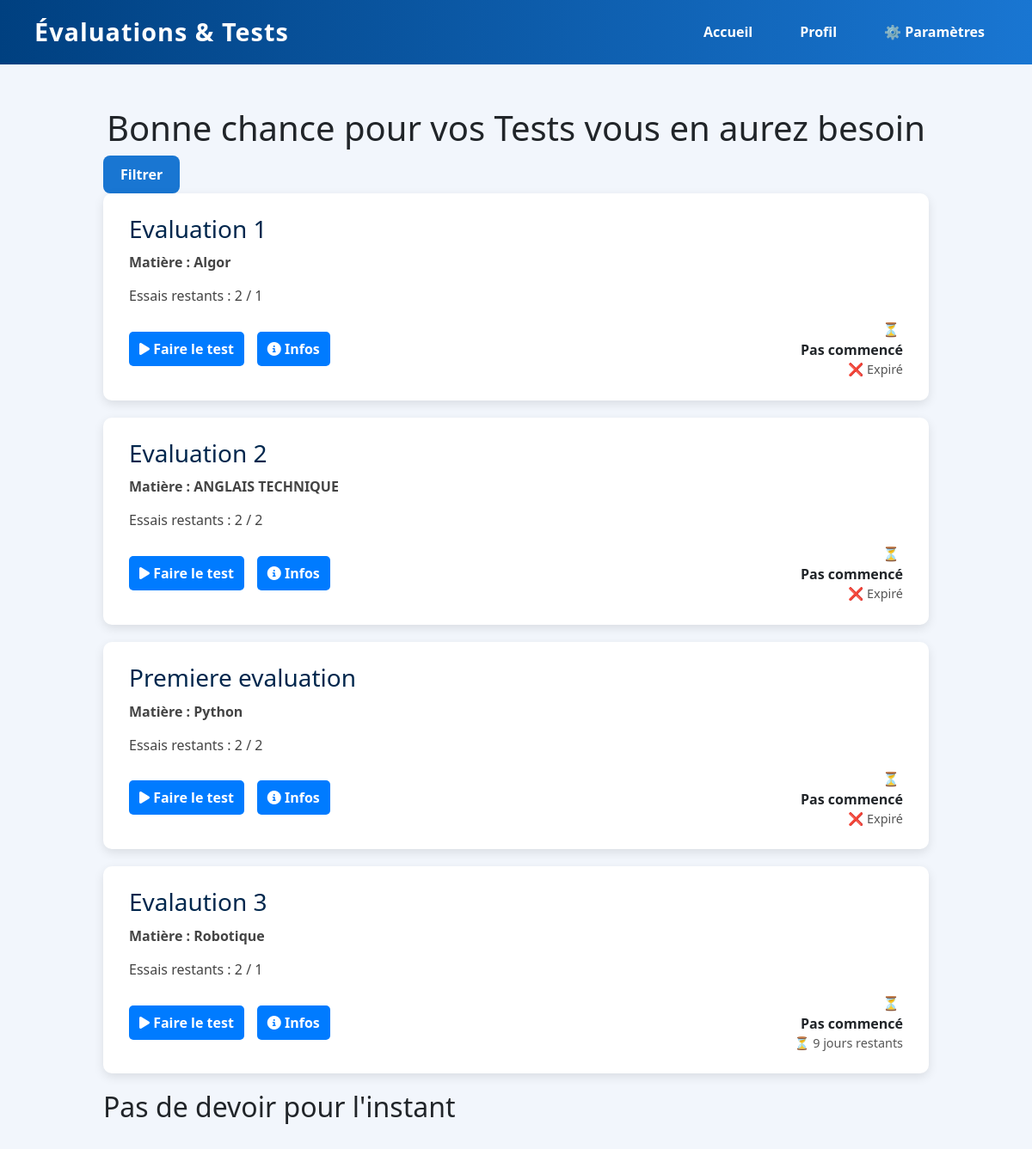
The app's page /evaluation/ (signed in) with its own data.
### cours/models.py (models this page shows, shortened)
class Evaluation(models.Model):
    prof = models.ForeignKey(Etudiant, on_delete=models.CASCADE, null=True, blank=True)
    titre = models.CharField(max_length=45)
    description = models.CharField(max_length=255)
    statut = models.BooleanField(default=True)
    matiere = models.CharField(max_length=55)
    note = models.PositiveSmallIntegerField(default=0)
    nombre_essaie = models.PositiveSmallIntegerField(default=1)
    date_depot = models.DateField(auto_now_add=True)
    date_limite = models.DateField(default=date.today)
    questionnaires=models.TextField()
    @property
    def jours_restants(self):
        diff = (self.date_limite - date.today()).days
        return diff if diff > 0 else 0

### etudiants/views.py (the view)
# urls.py: path("evaluation/",views.evaluation,name="evaluation"),
@login_required(login_url='connexion')
def evaluation(request):
    etudiant=Etudiant.objects.all()
    evaluation=Evaluation.objects.all()
    devoir=Devoir.objects.all()
    return render(request,"etudiants/eval.html",{"etudiant":etudiant,"evaluation":evaluation,"devoir":devoir})

### etudiants/templates/etudiants/eval.html (shortened to what this page needs)
{% load static %}
<!DOCTYPE html>
<html lang="fr">
<head>
  <link rel="stylesheet" href="https://cdnjs.cloudflare.com/ajax/libs/font-awesome/6.5.0/css/all.min.css" />
  <link href="https://cdn.jsdelivr.net/npm/bootstrap@5.3.0/dist/css/bootstrap.min.css" rel="stylesheet">
  <link rel="stylesheet" href="{% static 'etudiants/css/evaluation.css' %}">
</head>
<body>
<header>
  <h2>Évaluations & Tests</h2>
  <nav>
    <ul>
      <li><a href="{% url 'accueil'%}">Accueil</a></li>
      <li><a href="{% url 'profil'%}">Profil</a></li>
      <li><a href="{% url 'parametres'%}">⚙️ Paramètres</a></li>
    </ul>
  </nav>
</header>
{% if request.user.is_authenticated %}
    {% if request.user.role == "prof" %}
      <div class="container">
        <div id="action-buttons">
          <section>
            <div class="button-group">
              <button class="action-btn">
                <i class="fas fa-plus-circle"></i> Ajouter un test
              </button>
              <button class="action-btn">
                <i class="fas fa-book"></i> Ajouter un devoir
              </button>
              <button class="action-btn">
                <i class="fas fa-folder-open"></i> Afficher devoirs rendus
              </button>
              <button class="action-btn">
                <i class="fas fa-check-circle"></i> Valider notes
              </button>
              <button class="action-btn">
                <i class="fas fa-trash-alt"></i> Supprimer
              </button>
            </div>
          </section>
        </div>
        <h1 style="text-align: center;">Tester la comprehension de vos étudiants</h1>
        <div class="container-fluid">
          <table class="table table-hover table-bordered w-100 text-center">
            <thead class="table-dark">
              <tr>
                <th scope="col">Matricule</th>
                <th scope="col">Prénom</th>
                <th scope="col">Nom</th>
                <th scope="col">Groupe</th>
              </tr>
            </thead>
            <tbody>
              {% for etud in etudiant %}
                <tr>
                  <td>{{ etud.id }}</td>
                  <td>{{ etud.first_name }}</td>
                  <td>{{ etud.last_name }}</td>
                  <td>{{ etud.groupe }}</td>
                </tr>
              {% endfor %}
            </tbody>
          </table>
        </div>
    {% elif request.user.role == "etud" %}
      <div class="container">
        <h1 style="text-align: center;">Bonne chance pour vos Tests vous en aurez besoin</h1>
        <button>Filtrer</button>
        <br>
        {% if evaluation %}
          {% for i in evaluation %}
            <div id="test-container">
              <div class="test-card">
                <h3>{{ i.titre }}</h3>
                <p><strong>Matière : {{ i.matiere }}</strong> </p>
                <p>Essais restants : 2 / {{ i.nombre_essaie }}</p>
                <div class="buttons-and-status">
                  <div class="buttons">
                      <a href="#" class="btn-link"><i class="fas fa-play"></i> Faire le test</a>
                      <button class="btn-link"><i class="fas fa-info-circle"></i> Infos</button>
                  </div>
                  <div class="status-and-days">
                      <div class="status non-termine">Pas commencé</div>
                      <div class="days-remaining">
                        {% if i.jours_restants > 0 %}
                          ⏳ {{ i.jours_restants }} jour{% if i.jours_restants > 1 %}s{% endif %} restant{% if i.jours_restants > 1 %}s{% endif %}
                        {% else %}
                          ❌ Expiré
                        {% endif %}
                      </div>
                  </div>
                </div>
              </div>
            </div>
          {% endfor %}
        {% else %}
          <h2>Pas d'évaluation pour l'instant... Bonne préparation</h2>
        {% endif %}
        {% if devoir %}
          {% for j in devoir %}
            <div class="test-card">
              <h3>📘 Devoir : {{ j.titre }}</h3>
              <p><strong>Matière :</strong> {{ j.matiere }}</p>
              <p>Date limite : {{ j.date_limite }}</p>
              <div class="buttons-and-status">
                  <div class="buttons">
                      <a href="#" class="btn-link"><i class="fas fa-upload"></i> Rendre le devoir</a>
                      <button class="btn-link"><i class="fas fa-info-circle"></i> Infos</button>
                  </div>
                  <div class="status-and-days">
                      <div class="status termine">Terminé - Note : 8 / 10</div>
                      <div class="days-remaining">
                        {% if j.jours_restants > 0 %}
                          ⏳ {{ j.jours_restants }} jour{% if j.jours_restants > 1 %}s{% endif %} restant{% if j.jours_restants > 1 %}s{% endif %}
                        {% else %}
                          ❌ Expiré
                        {% endif %}
                      </div>
                  </div>
              </div>
            </div>
          {% endfor %}
        {% else %}
          <h2>Pas de devoir pour l'instant</h2>
        {% endif %}
    {% endif %}
{% endif %}
</body>
</html>

### etudiants/static/etudiants/css/evaluation.css (style rules this page uses)
body { font-family: 'Segoe UI', sans-serif; background: #f2f6fc; margin: 0; padding: 0; }
header { background: linear-gradient(90deg, #004080, #1976d2); color: white; padding: 20px 40px; display: flex; align-items: center; justify-content: space-between; flex-wrap: wrap; }
header h2 { margin: 0; font-weight: 700; font-size: 1.8rem; letter-spacing: 1px; }
nav ul { list-style: none; display: flex; gap: 25px; margin: 0; padding: 0; }
nav ul li a { color: white; text-decoration: none; font-weight: 600; padding: 8px 15px; border-radius: 6px; transition: background-color 0.3s ease; }
.container { max-width: 1000px; margin: 30px auto; padding: 20px; }
.action-btn, button, .btn-link { background-color: #1976d2; color: white; border: none; padding: 10px 20px; font-weight: bold; border-radius: 8px; cursor: pointer; transition: background-color 0.3s; text-decoration: none; display: inline-flex; align-items: center; gap: 0.5rem; }
.test-card { background: white; border-radius: 10px; box-shadow: 0 4px 12px rgba(0,0,0,0.1); padding: 25px 30px; margin-bottom: 20px; position: relative; cursor: pointer; transition: transform 0.2s, box-shadow 0.2s; }
.test-card h3 { margin: 0 0 10px; color: #00274d; }
.test-card p { margin: 0 0 15px; color: #444; font-size: 1em; }
.buttons { display: flex; gap: 15px; }
.days-remaining { margin-top: 5px; font-size: 0.85em; color: #555; text-align: right; }
.status { font-weight: bold; display: flex; flex-direction: column; align-items: flex-end; }
.non-termine::before { content: "⏳"; color: red; margin-right: 4px; }

### etudiants/templates/etudiants/eval.html (style rules this page uses)
.test-card .btn-link { color: #ffffff; background-color: #007bff; border-radius: 5px; padding: 8px 12px; text-decoration: none; display: inline-block; transition: all 0.3s ease; box-shadow: 0 0 0 rgba(0,0,0,0); }
.test-card .buttons-and-status { display: flex; justify-content: space-between; align-items: center; margin-top: 10px; }
.test-card .status-and-days { display: flex; flex-direction: column; align-items: flex-end; }
.test-card .status { margin: 0; }
.test-card .days-remaining { margin: 0; font-size: 0.9em; color: #555; }

### records on screen
Evaluation: titre "Evaluation 1", matiere "Algor", nombre_essaie "1", date_limite "❌ Expiré"
Evaluation: titre "Evaluation 2", matiere "ANGLAIS TECHNIQUE", nombre_essaie "2", date_limite "❌ Expiré"
Evaluation: titre "Premiere evaluation", matiere "Python", nombre_essaie "2", date_limite "❌ Expiré"
Evaluation: titre "Evalaution 3", matiere "Robotique", nombre_essaie "1", jours_restants "9"
